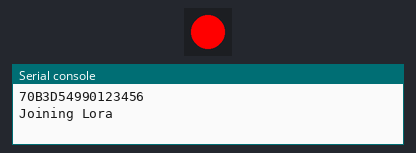
Bench run of a program on a simulated Pycom board running MicroPython. Shown: 1 RGB LEDs in strip order, left to right, the last lines printed to the serial console. Dim RGB values are drawn brighter than linear; no radio messages arrive unless stated (any console line starting 'radio sent:' is added by the test bench); the LoRaWAN join succeeds after 3 s and a send takes 0.1 s.

Above: at 0.1 s.
At 5.1 s:
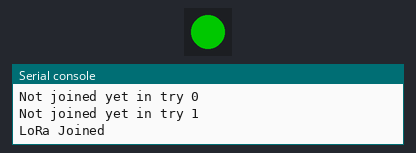
At 8.2 s:
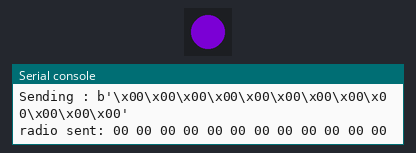
Timing chart, 0 to 9.7 s (numbered marks = the images above):
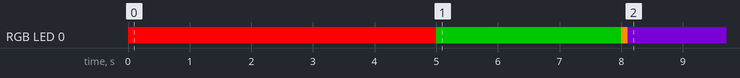

Measured:
- by itself, RGB LED 0: off → RGB(255, 0, 0) at 0.00 s, → RGB(0, 100, 0) 5.0 s later, → RGB(255, 140, 0) 3.0 s later, → RGB(75, 0, 130) 0.10 s later

The program:

main.py
```python
# An Air Quality sensor over Lora
#
# Version 0.5
#
# Authors: J. Barthelemy and N. Verstaevel
#

import config
from SDS011 import SDS011

from EasyLoraConnect import EasyLoraConnect
import gc
import time
import struct
import machine

try:
    lora = EasyLoraConnect()
    #Init the SEN0177 Sensor
    sds011 = SDS011(PTX='P11',PRX='P10')

    while True:
            #Read sensor data
            error = False
            (pm2_5,pm10) = sds011._read_PM()
            if not sds011._isError():
                print('===============================')
                #print('pm1  =' + str(pm1) + ' ug/m3')
                print('pm2.5 =' + str(pm2_5) + ' ug/m3')
                print('pm10  =' + str(pm10) + ' ug/m3')
                #lora._send_LPP_over_lora([str(pm2_5),str(pm10)])
            else:
                print('Oups...something went wrong in the reading')
                error = True

            ttn_data = bytes()
            ttn_data = ttn_data + struct.pack('!l', pm2_5)
            ttn_data = ttn_data + struct.pack('!l', pm10)
            checksum = pm2_5+pm10
            ttn_data = ttn_data + struct.pack('!l', checksum)
            print("Sending : "+str(ttn_data))
            lora.send(ttn_data)

            gc.collect()
            pycom.rgbled(0x4B0082)
            time.sleep(config.INT_SAMPLING)
except:
    machine.reset()
```

config.py
```python
# Air Quality Sensing

# credentials
APP_EUI = ''
APP_KEY = ''

# max number of connection attemps to TTN
MAX_JOIN_ATTEMPT = const(50)
INT_SAMPLING = 60    # number of sec between each reading
# number of packets to be transmit with the same data  (retries)
# default is 3
N_TX = const(0)

MAX_TRY = const(10)

# data rate used to send message via LoRaWAN:
# 1 (slowest - longest range) to 4 (fastest - smallest range)
DATA_RATE = const(4)
```

SDS011.py
```python
from machine import Pin, UART, RTC
import time


class SDS011(object):

    def __init__(self,PTX='P10',PRX='P11'):
        self._PTX = PTX
        self._PRX = PRX
        self._uart1 = UART(1, baudrate=9600, timeout_chars=7, pins=(PTX,PRX))
        self._pm2_5 = 0
        self._pm10 = 0
        self.error=0
    def _sleep(self):
        if self._PSLEEP is not None:
            self._set_pin.value(0)

    def _awake(self):
        if self._PSLEEP is not None:
            self._set_pin.value(1)

    def _get_pm1_0(self):
        return self._pm1_0

    def _get_pm2_5(self):
        return self._pm2_5

    def _get_pm10(self):
        return self._pm10

    def _isError(self):
        return self.error == 1

    def _read_PM(self):
        #Wait 3 seconds to make sure that the buffer is filled
        time.sleep_ms(3000)
        buffer = self._uart1.readall()
        if buffer is None:
            self.error = 1
            return (0,0)
        if (buffer[0] == 0xAA and buffer[1] == 0xC0 and buffer[9] == 0xAB):
            receiveSum = 0
            for i in range(2,8):
                receiveSum += buffer[i]
            if (receiveSum & 0xFF) == buffer[8]:
                self.error=0
                self._pm2_5= ((buffer[3]<<8) + buffer[2])
                self._pm10= ((buffer[5]<<8) + buffer[4])
                return (self._pm2_5, self._pm10)
            else:
                self.error = 1
                return (0,0)
```

EasyLoraConnect.py
```python
import config
import binascii
import struct
import pycom
import time
import socket
from network import LoRa
import machine

class EasyLoraConnect(object):

    def __init__(self, resetOnFailure=True):
        self.lora = LoRa(mode=LoRa.LORAWAN, region=LoRa.AS923, tx_retries=config.N_TX, device_class=LoRa.CLASS_A)
        self.resetOnFailure = resetOnFailure
        self._join_lora()

    def _join_lora(self,force_join= True):

        # create an OTA authentication params
        app_eui = binascii.unhexlify(config.APP_EUI.replace(' ',''))
        app_key = binascii.unhexlify(config.APP_KEY.replace(' ',''))

        # Switch the red led on
        pycom.rgbled(0xFF0000)

        # join a network using OTAA if not previously done
        self.lora.join(activation=LoRa.OTAA, auth=(app_eui, app_key), timeout=0)

        print(binascii.hexlify(self.lora.mac()).upper().decode('utf-8'))
        print("Joining Lora")

        # wait until the module has joined the network
        nb_try = 0
        while not self.lora.has_joined():
            time.sleep(2.5)
            print("Not joined yet in try "+ str(nb_try))
            if self.resetOnFailure and nb_try > config.MAX_TRY:
                print("Cannot join so rebooting")
                machine.reset()
            nb_try = nb_try + 1
        print("LoRa Joined")
        # Switch the red led off
        pycom.rgbled(0x006400)

    def send(self,payload):
        '''Sending data over LoraWan '''
        pycom.rgbled(0xFF8C00)
        # create a LoRa socket
        s = socket.socket(socket.AF_LORA, socket.SOCK_RAW)

        # set the LoRaWAN data rate
        s.setsockopt(socket.SOL_LORA, socket.SO_DR, config.DATA_RATE)

        # make the socket blocking
        s.setblocking(True)

        s.send(payload)

        pycom.rgbled(0x006400)
        # closing the socket and saving the LoRa state
        s.close()

        self.lora.nvram_save()
```

boot.py
```python
# Air Quality Sensing
#
# Boot script

from machine import UART
from network import WLAN
import pycom

# deactivate wifi
if pycom.wifi_on_boot:
    wlan = WLAN()
    wlan.deinit()
    pycom.wifi_on_boot(False)

# disabling the heartbeat
pycom.heartbeat(False)

# setting up the communication interface
uart = UART(0, 115200)
os.dupterm(uart)
```
